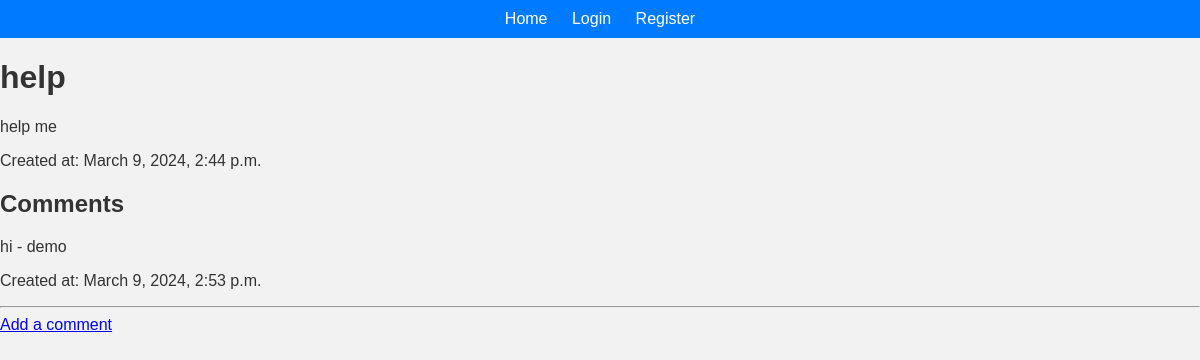
The app's page /post/2/ with its own data.
### adol_app/models.py (models this page shows)
class Post(models.Model):
    title = models.CharField(max_length=255)
    content = models.TextField()
    author = models.ForeignKey(User, on_delete=models.CASCADE)
    created_at = models.DateTimeField(auto_now_add=True)

class Comment(models.Model):
    post = models.ForeignKey(Post, on_delete=models.CASCADE, related_name='comments')
    author = models.ForeignKey(User, on_delete=models.CASCADE)
    text = models.TextField()
    created_at = models.DateTimeField(auto_now_add=True)

### adol_app/views.py (the view)
# urls.py: path('post/<int:pk>/', PostDetailView.as_view(), name='post_detail'),
class PostDetailView(DetailView):
    model = Post
    template_name = 'adol_app/post_detail.html'

### adol_app/templates/adol_app/post_detail.html
{% extends 'adol_app/base.html'%}
{%block content%}
    <h1>{{ post.title }}</h1>
    <p>{{ post.content }}</p>
    <p>Created at: {{ post.created_at }}</p>
    <h2>Comments</h2>
    {% for comment in post.comments.all %}
        <p>{{ comment.text }} - {{ comment.author.username }}</p>
        <p>Created at: {{ comment.created_at }}</p>
        <hr>
    {% endfor %}
    <a href="{% url 'add_comment_to_post' pk=post.pk %}">Add a comment</a>
{%endblock%}

### adol_app/templates/adol_app/base.html (style rules this page uses)
body { font-family: 'Arial', sans-serif; background-color: #f2f2f2; color: #333; margin: 0; padding: 0; }

### records on screen
Post: title "help", content "help me", created_at "March 9, 2024, 2:44 p.m."
Comment: text "hi", author.username "demo", created_at "March 9, 2024, 2:53 p.m."
